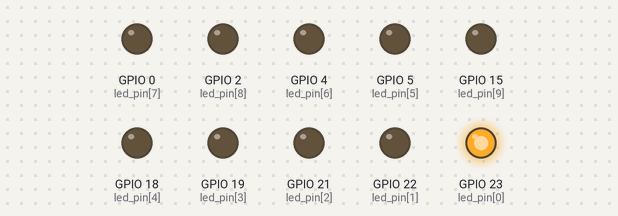
This program was run on a simulated ESP32. Parts: output pins drawn as LEDs (lit = HIGH).

Above: at 0.03 s.
At 0.56 s:
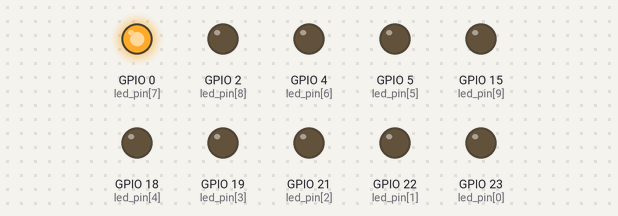
At 1.16 s:
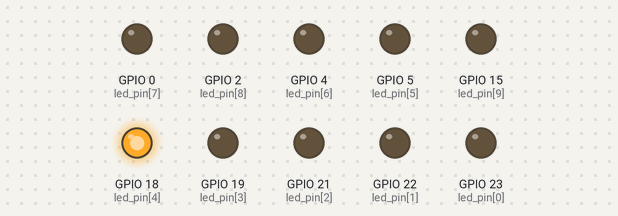
At 1.68 s:
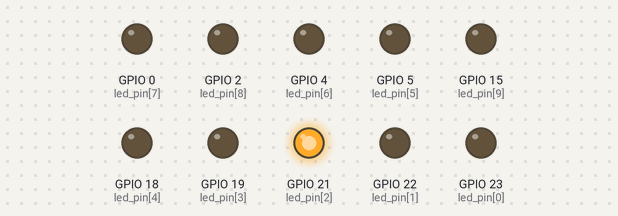
At 2.25 s:
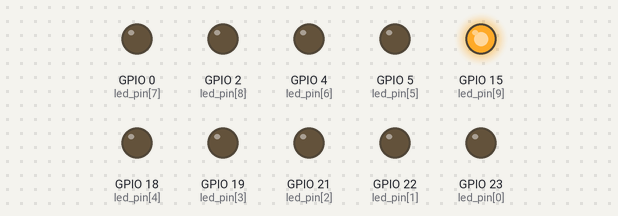
At 3.41 s:
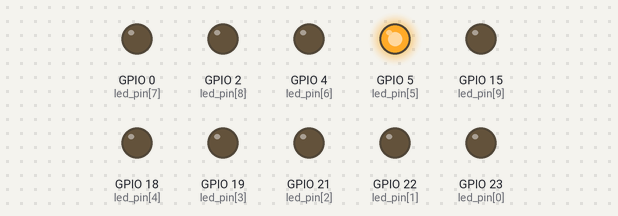
Timing chart, 0 to 3.7 s (numbered marks = the images above):
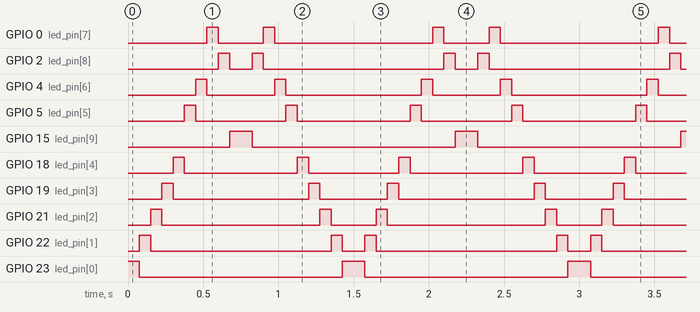

The program:

main.cpp
```cpp
#include <Arduino.h>

static byte led_pin[] = {23,22,21,19,18,5,4,0,2,15};
static int Nled = sizeof(led_pin);

void setup() {
  for(int i=0; i<Nled; i++) pinMode(led_pin[i],OUTPUT);
}

void loop() {
  for(int i=0; i<Nled; i++){
    digitalWrite(led_pin[i],HIGH);
    delay(75);
    digitalWrite(led_pin[i],LOW);
  }
  for(int i=Nled-1; i>=0; i--){
    digitalWrite(led_pin[i],HIGH);
    delay(75);
    digitalWrite(led_pin[i],LOW);
  }
}
```

Measured:
- by itself, GPIO 0 (led_pin[7]): repeats every 1.5 s: LOW 0.30 s, HIGH 0.08 s, LOW 1.1 s, HIGH 0.08 s
- by itself, GPIO 2 (led_pin[8]): repeats every 1.5 s: LOW 0.15 s, HIGH 0.08 s, LOW 1.2 s, HIGH 0.08 s
- by itself, GPIO 4 (led_pin[6]): repeats every 1.5 s: LOW 0.45 s, HIGH 0.08 s, LOW 0.90 s, HIGH 0.08 s
- by itself, GPIO 5 (led_pin[5]): repeats every 1.5 s: LOW 0.60 s, HIGH 0.08 s, LOW 0.75 s, HIGH 0.08 s
- by itself, GPIO 15 (led_pin[9]): alternates HIGH for 0.15 s and LOW for 1.4 s
- by itself, GPIO 18 (led_pin[4]): repeats every 1.5 s: LOW 0.75 s, HIGH 0.08 s, LOW 0.60 s, HIGH 0.08 s
- by itself, GPIO 19 (led_pin[3]): repeats every 1.5 s: LOW 0.90 s, HIGH 0.08 s, LOW 0.45 s, HIGH 0.08 s
- by itself, GPIO 21 (led_pin[2]): repeats every 1.5 s: LOW 1.1 s, HIGH 0.08 s, LOW 0.30 s, HIGH 0.08 s
